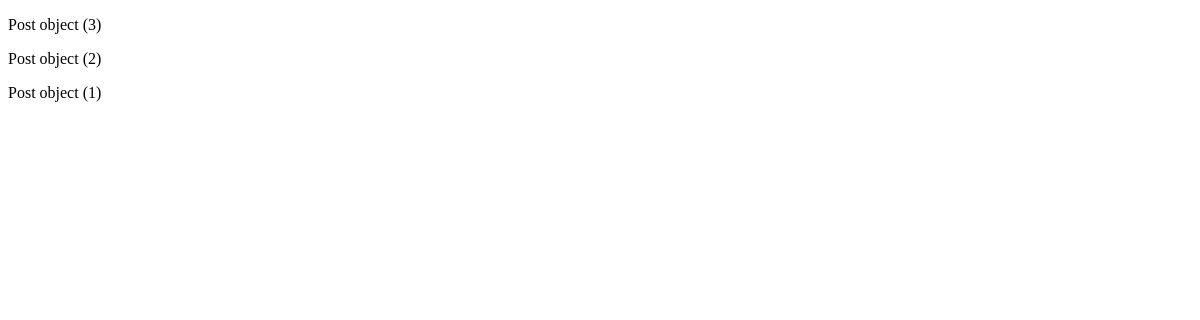
Before: /fbv/list/ with the older database file.
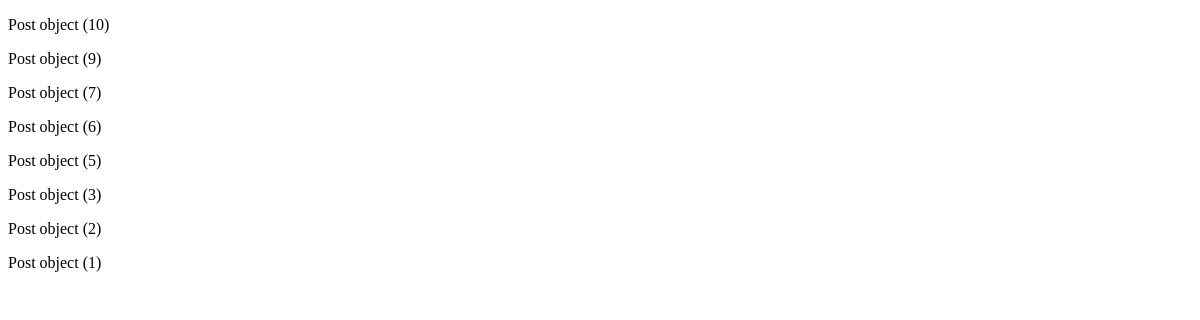
After: the same page with the newer database file.
### posts/models.py (models this page shows)
class Post(models.Model):
    image = models.ImageField(verbose_name='이미지', null=True, blank=True)
    content = models.TextField(verbose_name='내용')
    created_at = models.DateTimeField(verbose_name='작성일', auto_now_add=True)
    view_count = models.IntegerField(verbose_name='조회수', default=0)
    writer = models.ForeignKey(to=User, on_delete=models.CASCADE, null=True, blank=True)

### posts/views.py (the view)
# urls.py: path('fbv/list/', function_list_view),
def function_list_view(request):
    object_list = Post.objects.all().order_by('-id')
    return render(request, 'cbv_view.html', {'object_list': object_list})

### posts/templates/cbv_view.html (shortened to what this page needs)
<!DOCTYPE html>
<html lang="en">
<head>
</head>
<body>
    {% for object in object_list %}
        <p>{{ object }}</p>
    {% endfor %}
</body>
</html>

Changed rows visible on the page:
added Post: id "Post object (10)"
added Post: id "Post object (9)"
added Post: id "Post object (7)"
added Post: id "Post object (6)"
added Post: id "Post object (5)"
